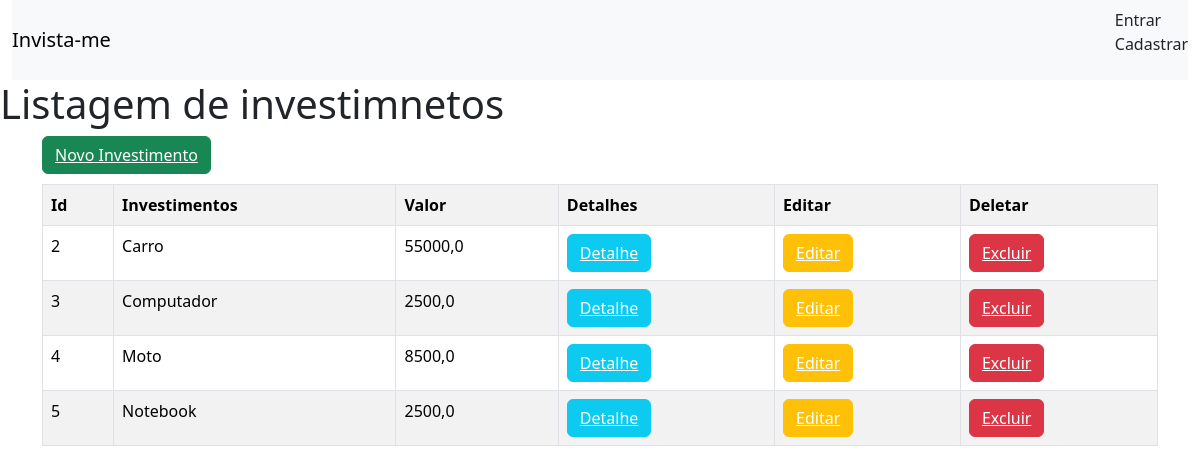
The page / on the database its author committed.
### invista_me/models.py (models this page shows)
class Investimento(models.Model):
    investimento = models.TextField(max_length=255)
    valor = models.FloatField()
    pago = models.BooleanField(default=False)
    data = models.DateField(default=datetime.now)

### invista_me/views.py (the view)
# urls.py: path('', investimentos, name='investimentos'),
def investimentos(request):
    dados = {
        'dados':Investimento.objects.all
    }
    return render(request, 'investimentos/investimentos.html',context=dados)

### invista_me/templates/investimentos/investimentos.html
{% extends "investimentos/base.html" %}
{% block conteudo %}
    <h1>Listagem de investimnetos</h1>
    <div class="container">
    <button class="btn btn-success" style="margin-bottom: 10px;" ><a style='color: white;' href="{% url 'novo_investimento' %}">Novo Investimento</a></button>
    <table class='table table-striped table-bordered'>
        <tr>
            <th>Id</th>
            <th>Investimentos</th>
            <th>Valor</th>
            <th>Detalhes</th>
            <th>Editar</th>
            <th>Deletar</th>
        </tr>
        {% for dado in dados %}
        <tr>
            <td>{{dado.id}}</td>
            <td>{{dado.investimento}}</td>
            <td>{{dado.valor}}</td>
            <td><button class= 'btn btn-info'><a style='color: white;' href="{% url 'detalhe' dado.id %}">Detalhe</a></button></td>
            <td><button class= 'btn btn-warning'><a style='color: white;' href="{% url 'editar' dado.id %}">Editar</a></button></td>
            <td><button class= 'btn btn-danger'><a style='color: white;' href="{% url 'excluir' dado.id %}">Excluir</a></button></td>
        </tr>
        {% endfor %}
    </table>
</div>
{% endblock  %}

### rows shown on the page
Investimento: id "2", investimento "Carro", valor "55000,0"
Investimento: id "3", investimento "Computador", valor "2500,0"
Investimento: id "4", investimento "Moto", valor "8500,0"
Investimento: id "5", investimento "Notebook", valor "2500,0"
